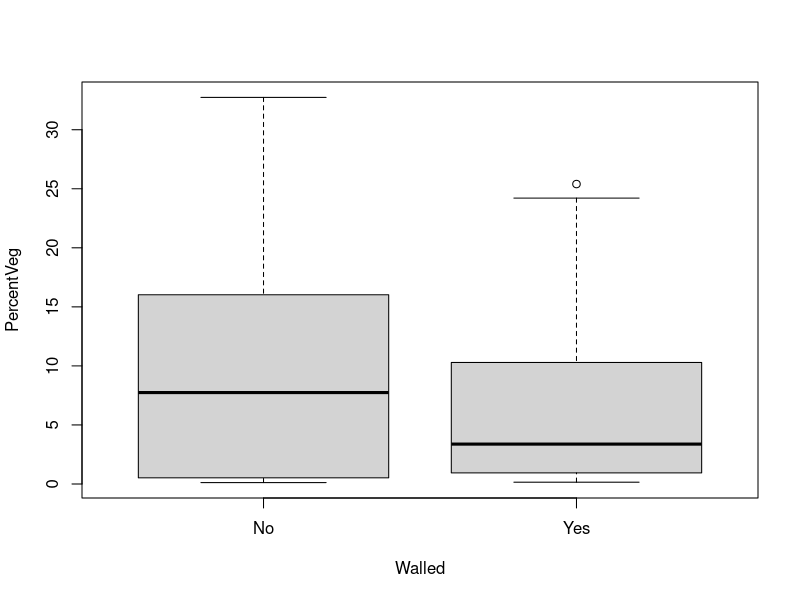
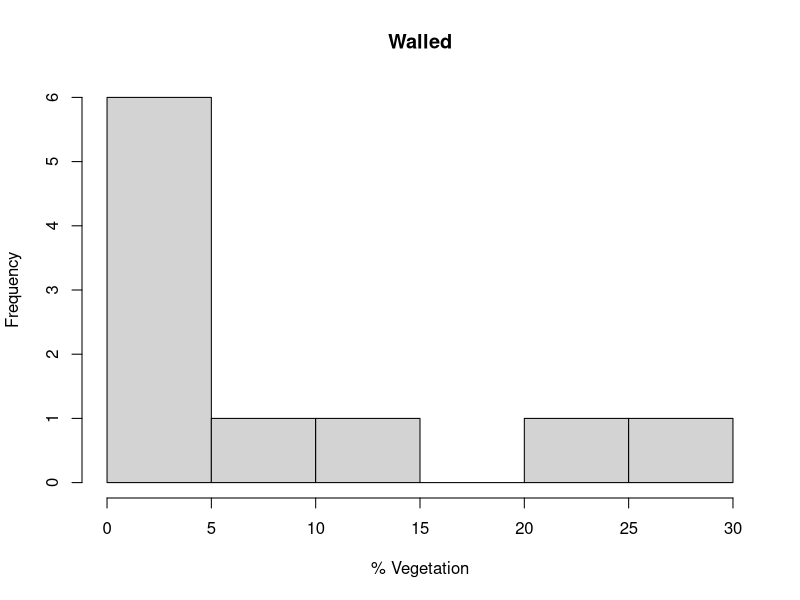
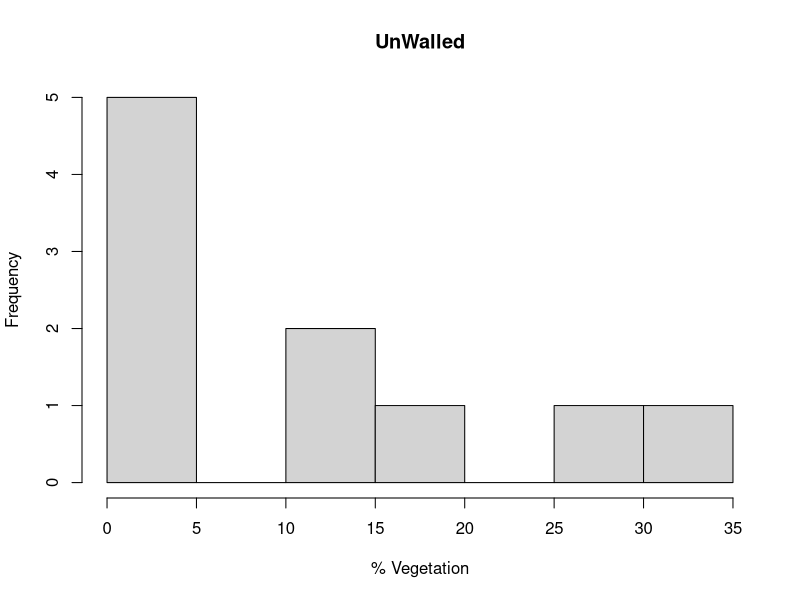
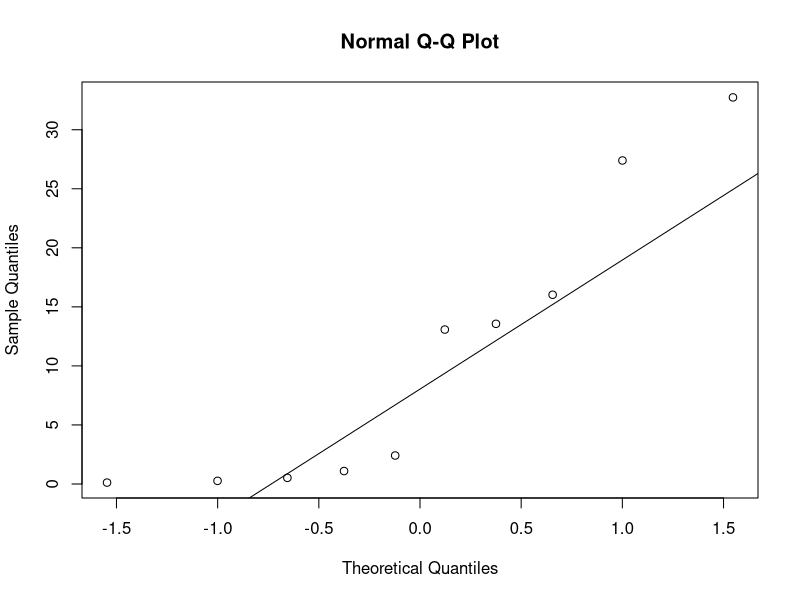
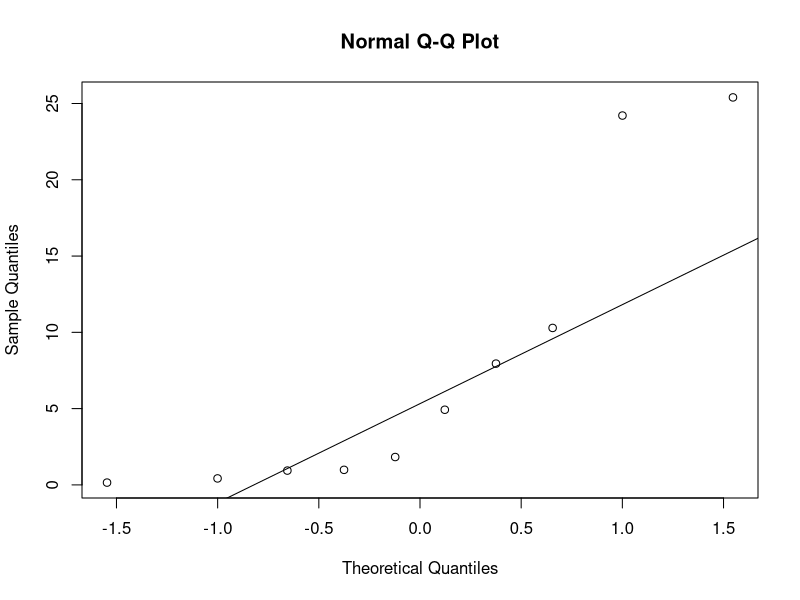
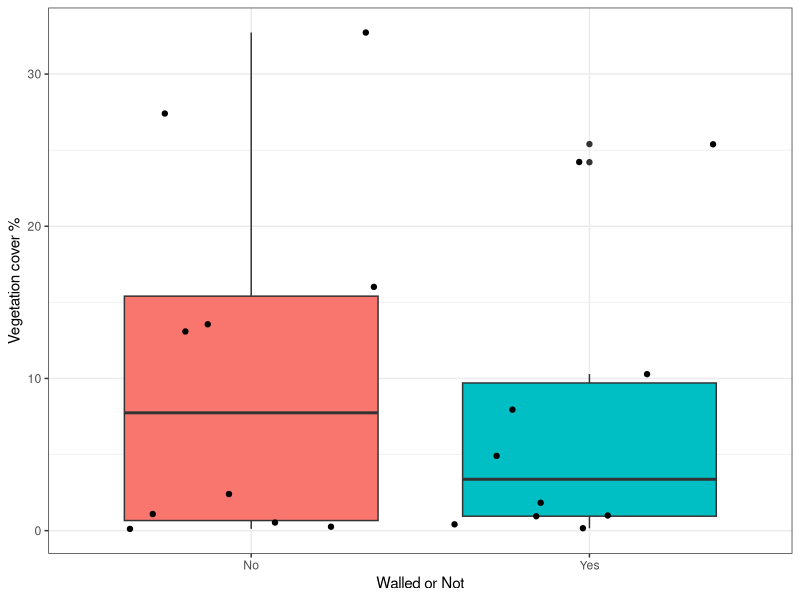

Reproduce these figures in R, in order.
rm(list=ls())

library(ggplot2)
library(dplyr)
library(tidyr)

dat<-read.csv('Walled_UAV.csv')

boxplot(PercentVeg~Walled, data = dat)

hist(dat$PercentVeg[dat$Walled == "Yes"],
     main = "Walled",
     xlab = "% Vegetation")

hist(dat$PercentVeg[dat$Walled == "No"],
     main = "UnWalled",
     xlab = "% Vegetation")

shapiro.test(dat$PercentVeg[dat$Walled == "No"])

shapiro.test(dat$PercentVeg[dat$Walled == "Yes"])

var.test(PercentVeg ~ Walled, data = dat) ### p value of 0.3652 = variances are simialar

qqnorm(dat$PercentVeg[dat$Walled == "No"])
qqline(dat$PercentVeg[dat$Walled == "No"])

qqnorm(dat$PercentVeg[dat$Walled == "Yes"])
qqline(dat$PercentVeg[dat$Walled == "Yes"])

#### normality is clearly violated, lets run wilxoc test

wilcox.test(PercentVeg ~ Walled, data = dat)

ggplot(dat, aes(x = Walled, y = PercentVeg, fill = Walled)) +
  geom_boxplot() + 
  geom_jitter() +
  labs(x = "Walled or Not", y = "Vegetation cover %") +
  theme_bw()+
  theme(legend.position = "none") 
 # +facet_wrap(~GARDENNUM)
